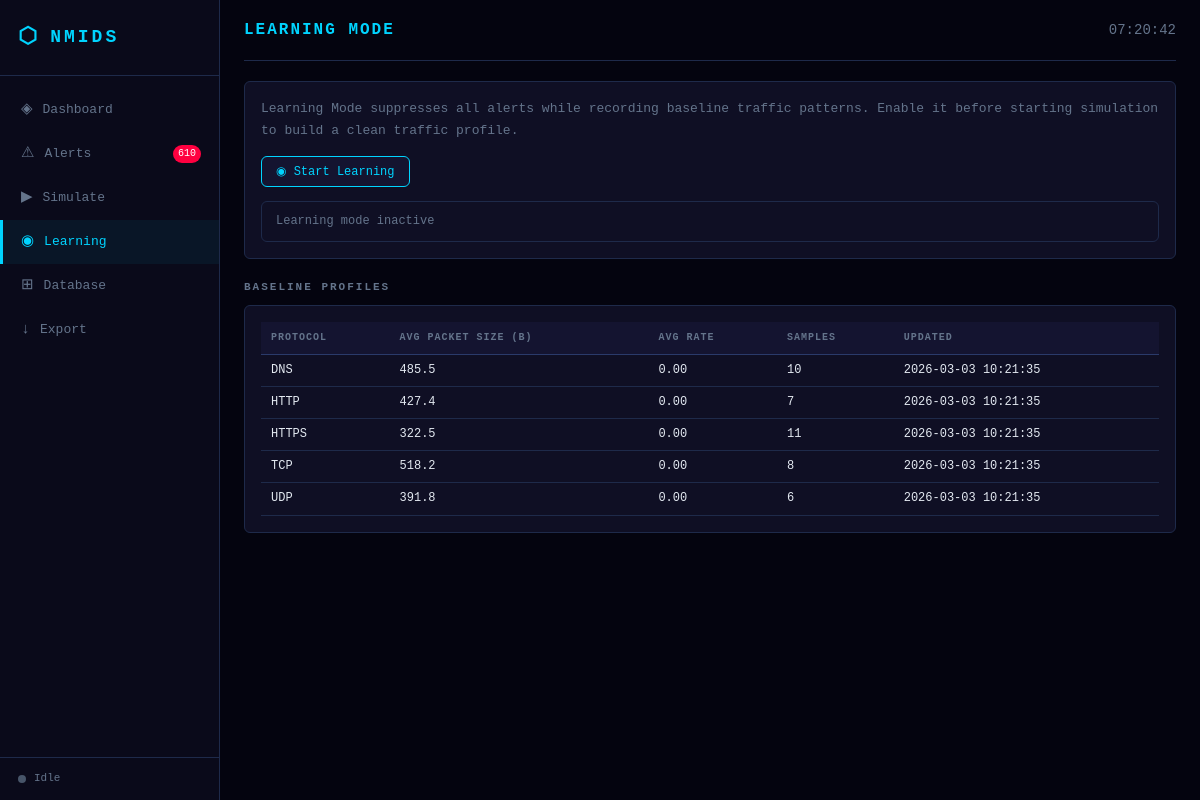
Page /learning on the committed database.
### tables this page shows
CREATE TABLE baseline (
    id           INTEGER PRIMARY KEY AUTOINCREMENT,
    protocol     TEXT    NOT NULL UNIQUE,
    avg_size     REAL    NOT NULL DEFAULT 0.0,
    avg_rate     REAL    NOT NULL DEFAULT 0.0,
    sample_count INTEGER NOT NULL DEFAULT 0,
    updated_at   TEXT    NOT NULL DEFAULT (datetime('now'))
);

### dashboard.py (the view)
@app.route('/learning')
def learning_page():
    return render_template('learning.html',
                           learning_mode=engine.learning_mode,
                           baselines=db.get_baselines())

### backend/logging_module.py (called while the page is built)
def _get_conn():
    conn = sqlite3.connect(DB_PATH, check_same_thread=False)
    conn.row_factory = sqlite3.Row
    return conn

def get_baselines():
    with _db_lock:
        conn = _get_conn()
        rows = conn.execute("SELECT * FROM baseline ORDER BY protocol").fetchall()
        conn.close()
    return [dict(r) for r in rows]

### frontend/templates/learning.html (shortened to what this page needs)
{% extends "base.html" %}
{% block page_title %}Learning Mode{% endblock %}
{% block content %}
<div class="panel">
  <p class="panel-description">
    Learning Mode suppresses all alerts while recording baseline traffic patterns.
    Enable it before starting simulation to build a clean traffic profile.
  </p>
  <div class="btn-group">
    <button id="btn-learn-start" class="btn btn-primary"
            {% if learning_mode %}style="display:none"{% endif %}>◉ Start Learning</button>
  </div>
  <div id="learn-status" class="learn-status {{ 'learning' if learning_mode else '' }}">
    {{ '⚡ Learning Mode Active — alerts suppressed' if learning_mode else 'Learning mode inactive' }}
  </div>
</div>
<h3 class="section-title">Baseline Profiles</h3>
<div class="panel">
  <div class="table-wrapper">
    <table class="data-table" id="baseline-table">
      <thead><tr><th>Protocol</th><th>Avg Packet Size (B)</th><th>Avg Rate</th><th>Samples</th><th>Updated</th></tr></thead>
      <tbody id="baseline-tbody">
        {% for b in baselines %}
        <tr>
          <td>{{ b.protocol }}</td>
          <td>{{ "%.1f"|format(b.avg_size) }}</td>
          <td>{{ "%.2f"|format(b.avg_rate) }}</td>
          <td>{{ b.sample_count }}</td>
          <td>{{ b.updated_at }}</td>
        </tr>
        {% else %}
        <tr><td colspan="5" class="text-muted text-center">No baselines yet — run Learning Mode first.</td></tr>
        {% endfor %}
      </tbody>
    </table>
  </div>
</div>
{% endblock %}

### frontend/templates/base.html (shortened to what this page needs)
<!DOCTYPE html>
<html lang="en">
<head>
  <link rel="stylesheet" href="{{ url_for('static', filename='css/style.css') }}"/>
</head>
<body>
<nav class="sidebar">
  <div class="sidebar-brand">
    <span class="brand-icon">⬡</span>
    <span class="brand-text">NMIDS</span>
  </div>
  <ul class="nav-links">
    <li><a href="/"          class="{% if request.path=='/'           %}active{% endif %}">
        <span class="nav-icon">◈</span> Dashboard</a></li>
    <li><a href="/alerts"    class="{% if request.path=='/alerts'     %}active{% endif %}">
        <span class="nav-icon">⚠</span> Alerts
        <span id="nav-badge" class="badge hidden">0</span></a></li>
    <li><a href="/simulate"  class="{% if request.path=='/simulate'   %}active{% endif %}">
        <span class="nav-icon">▶</span> Simulate</a></li>
    <li><a href="/learning"  class="{% if request.path=='/learning'   %}active{% endif %}">
        <span class="nav-icon">◉</span> Learning</a></li>
    <li><a href="/database"  class="{% if request.path=='/database'   %}active{% endif %}">
        <span class="nav-icon">⊞</span> Database</a></li>
    <li><a href="/export"    class="{% if request.path=='/export'     %}active{% endif %}">
        <span class="nav-icon">↓</span> Export</a></li>
  </ul>
  <div class="sidebar-status">
    <div class="status-dot" id="sim-status-dot"></div>
    <span id="sim-status-text">Idle</span>
  </div>
</nav>
<main class="main-content">
  <header class="page-header">
    <h1 class="page-title">{% block page_title %}Dashboard{% endblock %}</h1>
    <div class="header-right">
      <span class="clock" id="clock"></span>
    </div>
  </header>
  {% block content %}{% endblock %}
</main>
</body>
</html>

### frontend/static/css/style.css (style rules this page uses)
:root { --bg-deep: #04040f; --bg-dark: #0a0a1a; --bg-panel: #0f0f24; --bg-card: #141430; --bg-hover: #1a1a3a; --border: #1e2a4a; --border-bright:#2a3a6a; --text-primary: #e2e8f0; --text-muted: #64748b; --text-dim: #475569; --accent-cyan: #00d4ff; --accent-purple:#7b2ff7; --accent-green: #2ecc71; --danger: #ff0040; --warning: #f39c12; --high: #e74c3c; --medium: #f39c12; --low: #00d4ff; --critical: #ff0040; --font-mono: 'Courier New', Courier, monospace; --radius: 6px; --sidebar-w: 220px; }
*, *::before, *::after { box-sizing: border-box; margin: 0; padding: 0; }
html, body { height: 100%; background: var(--bg-deep); color: var(--text-primary); font-family: var(--font-mono); font-size: 13px; line-height: 1.6; }
.sidebar { position: fixed; top: 0; left: 0; width: var(--sidebar-w); height: 100vh; background: var(--bg-dark); border-right: 1px solid var(--border); display: flex; flex-direction: column; padding: 0; z-index: 100; }
.sidebar-brand { padding: 20px 18px; border-bottom: 1px solid var(--border); display: flex; align-items: center; gap: 10px; color: var(--accent-cyan); font-size: 18px; font-weight: bold; letter-spacing: 3px; }
.brand-icon { font-size: 22px; }
.nav-links { list-style: none; padding: 12px 0; flex: 1; }
.nav-links li a { display: flex; align-items: center; gap: 10px; padding: 10px 18px; color: var(--text-muted); text-decoration: none; transition: all 0.15s; border-left: 3px solid transparent; }
.nav-links li a.active { color: var(--accent-cyan); border-left-color: var(--accent-cyan); background: rgba(0, 212, 255, 0.06); }
.nav-icon { font-size: 15px; }
.badge { background: var(--danger); color: white; font-size: 10px; padding: 1px 5px; border-radius: 10px; margin-left: auto; }
.sidebar-status { padding: 12px 18px; border-top: 1px solid var(--border); display: flex; align-items: center; gap: 8px; font-size: 11px; color: var(--text-muted); }
.status-dot { width: 8px; height: 8px; border-radius: 50%; background: var(--text-dim); }
.main-content { margin-left: var(--sidebar-w); padding: 0 24px 32px; min-height: 100vh; }
.page-header { display: flex; align-items: center; justify-content: space-between; padding: 18px 0 16px; border-bottom: 1px solid var(--border); margin-bottom: 20px; }
.page-title { font-size: 16px; color: var(--accent-cyan); letter-spacing: 2px; text-transform: uppercase; }
.clock { font-size: 14px; color: var(--text-muted); font-family: var(--font-mono); }
.panel { background: var(--bg-panel); border: 1px solid var(--border); border-radius: var(--radius); padding: 16px; margin-bottom: 18px; }
.panel-description { color: var(--text-muted); margin-bottom: 14px; line-height: 1.7; }
.section-title { font-size: 11px; letter-spacing: 2px; text-transform: uppercase; color: var(--text-muted); margin: 20px 0 8px; }
.table-wrapper { overflow-x: auto; }
.data-table { width: 100%; border-collapse: collapse; font-size: 12px; }
.data-table th { background: var(--bg-card); color: var(--text-muted); padding: 8px 10px; text-align: left; font-size: 10px; letter-spacing: 1px; text-transform: uppercase; border-bottom: 1px solid var(--border-bright); white-space: nowrap; }
.data-table td { padding: 6px 10px; border-bottom: 1px solid var(--border); vertical-align: middle; }
.btn { padding: 7px 14px; border: 1px solid var(--border-bright); border-radius: var(--radius); background: var(--bg-card); color: var(--text-primary); cursor: pointer; font-family: var(--font-mono); font-size: 12px; transition: all 0.15s; }
.btn-primary { border-color: var(--accent-cyan); color: var(--accent-cyan); }
.btn-group { display: flex; gap: 8px; align-items: center; flex-wrap: wrap; }
.learn-status { margin-top: 14px; padding: 10px 14px; border-radius: var(--radius); border: 1px solid var(--border); color: var(--text-muted); font-size: 12px; }

### rows in the picture
baseline: protocol "DNS", avg_size "485.5", avg_rate "0.00", sample_count "10", updated_at "2026-03-03 10:21:35"
baseline: protocol "HTTP", avg_size "427.4", avg_rate "0.00", sample_count "7", updated_at "2026-03-03 10:21:35"
baseline: protocol "HTTPS", avg_size "322.5", avg_rate "0.00", sample_count "11", updated_at "2026-03-03 10:21:35"
baseline: protocol "TCP", avg_size "518.2", avg_rate "0.00", sample_count "8", updated_at "2026-03-03 10:21:35"
baseline: protocol "UDP", avg_size "391.8", avg_rate "0.00", sample_count "6", updated_at "2026-03-03 10:21:35"
